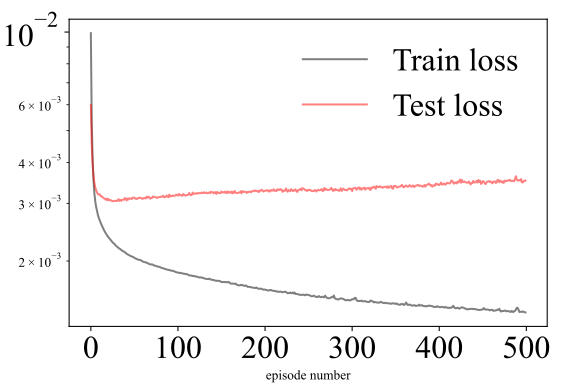

This chart was generated by the following Python code:
# Setup GPU for training (use tensorflow v2.7)
import os
import tensorflow as tf
import pandas as pd
os.environ['CUDA_VISIBLE_DEVICES'] = '0'  # use '-1' for CPU only, use '0' if there is only 1 GPU
                                          # use GPU number for multiple GPUs
config = tf.compat.v1.ConfigProto()
config.gpu_options.allow_growth = True
config.gpu_options.per_process_gpu_memory_fraction = 0.75   ###调整
session = tf.compat.v1.Session(config=config)
tf.compat.v1.keras.backend.set_session
import numpy as np
import gc
import matplotlib
import matplotlib.pyplot as plt
import matplotlib.font_manager as fm
import scipy.io
from tensorflow import keras, transpose
from tensorflow.keras import backend as K
from tensorflow.keras.models import Model
from tensorflow.keras.layers import Dropout, Dense, Input, Concatenate, Reshape
from tensorflow.keras.optimizers import Adam
from tensorflow.compat.v1.keras.layers import  Activation, CuDNNLSTM,  RepeatVector
from sklearn.preprocessing import MinMaxScaler
from tensorflow.keras.models import load_model
import time
import joblib
from keras.models import load_model

# fonts
font = {'family':'Times New Roman'}
matplotlib.rc('font',**font)
matplotlib.rcParams['axes.unicode_minus']=False
plt.rcParams['font.sans-serif']=['Times New Roman']  

# Load data
dataDir = 'D:/temperature prediction/'  # Replace the directory
mat = scipy.io.loadmat(dataDir+'FDS_dataset.mat')
NT=30
X_data = mat['input_tf'][:,:,0:NT]
index_data=mat['input_tf'][:,:,NT]
y_data = mat['target_tf']
geo_data = mat['input_jhe']
acute_data = tf.zeros([160, 4])
train_indices = mat['trainInd'] - 1
test_indices = mat['valInd'] - 1

# Scale data
scaler_X = joblib.load(dataDir+'scaler_Xscheme.save')
scaler_y = joblib.load(dataDir+'scaler_yscheme.save')
scaler_geo = joblib.load(dataDir+'scaler_geoscheme.save')

X_data_flatten = np.reshape(X_data, [X_data.shape[0]*X_data.shape[1], X_data.shape[2]])
X_data_flatten_map = scaler_X.transform(X_data_flatten)
X_data_map = np.reshape(X_data_flatten_map, [X_data.shape[0], X_data.shape[1], X_data.shape[2]])

y_data_flatten = np.reshape(y_data, [y_data.shape[0]*y_data.shape[1], y_data.shape[2]])
y_data_flatten_map = scaler_y.transform(y_data_flatten)
y_data_map = np.reshape(y_data_flatten_map, [y_data.shape[0], y_data.shape[1], y_data.shape[2]])

geo_data_flatten = np.reshape(geo_data, [geo_data.shape[0], geo_data.shape[1]])
geo_data_flatten_map = scaler_geo.transform(geo_data_flatten)
geo_data_map = np.reshape(geo_data_flatten_map, [geo_data.shape[0], geo_data.shape[1]])

X_data_new = X_data_map
y_data_new = np.squeeze(y_data_map)
geo_new = geo_data_map

X_train = X_data_new[0:len(train_indices[0])]
y_train = y_data_new[0:len(train_indices[0])]
index_train=index_data[0:len(train_indices[0])]
X_test = X_data_new[len(train_indices[0]):]
y_test = y_data_new[len(train_indices[0]):]
index_test=index_data[len(train_indices[0]):]
geo_train = geo_new[0:len(train_indices[0])]
geo_test = geo_new[len(train_indices[0]):]

acute_train = acute_data[0:len(train_indices[0])]
acute_test = acute_data[len(train_indices[0]):]
# Unknown data
X_pred = mat['input_pred_tf'][:,:,0:NT]
index_pred=mat['input_pred_tf'][:,:,NT]
y_pred_ref = mat['target_pred_tf']
geo_pred = mat['input_pred_jhe']
acute_pred = tf.zeros([40, 4])

# Scale data
X_pred_flatten = np.reshape(X_pred, [X_pred.shape[0]*X_pred.shape[1], X_pred.shape[2]])
X_pred_flatten_map = scaler_X.transform(X_pred_flatten)
X_pred_map = np.reshape(X_pred_flatten_map, [X_pred.shape[0], X_pred.shape[1], X_pred.shape[2]])

y_pred_ref_flatten = np.reshape(y_pred_ref, [y_pred_ref.shape[0]*y_pred_ref.shape[1], y_pred_ref.shape[2]])
y_pred_ref_flatten_map = scaler_y.transform(y_pred_ref_flatten)
y_pred_ref_map = np.reshape(y_pred_ref_flatten_map, [y_pred_ref.shape[0], y_pred_ref.shape[1], y_pred_ref.shape[2]])

geo_pred_flatten = np.reshape(geo_pred, [geo_pred.shape[0], geo_pred.shape[1]])
geo_pred_flatten_map = scaler_geo.transform(geo_pred_flatten)
geo_pred_map = np.reshape(geo_pred_flatten_map, [geo_pred.shape[0], geo_pred.shape[1]])

X_pred = X_pred_map
y_pred_ref = y_pred_ref_map
y_pred = y_pred_ref
geo_pred = geo_pred_map 
#y_pred = np.reshape(y_pred_ref, [y_pred_ref.shape[0],  y_pred_ref.shape[2]])

data_dim = X_train.shape[2]     # number of input gas temperatures
jhe_dim = geo_train.shape[1]    # number of geometry parameters
timesteps = X_train.shape[1]    # fire exposure time
num_classes = y_train.shape[2]  # number of output fire states
batch_size = 64               

# Delete variables not in use
del X_data_flatten,X_data_flatten_map,y_data_flatten,y_data_flatten_map,X_data_map
del y_data_map,X_pred_flatten,X_pred_flatten_map,X_pred_map,y_pred_ref_flatten,y_pred_ref_flatten_map
del y_pred_ref_map

def create_data_seq(seq1,seq2,seq3,seq4,seq5,windowsize1,windowsize2):
    x=[]
    y=[]
    z=[]
    geo=[]
    index=[]
    L=seq1.shape[1]
    F=seq1.shape[0]
    for j in range(F):
        for i in range(L-windowsize1-windowsize2):
            if (((i+windowsize1-1)>seq4[j,0]) | ((i+windowsize1+windowsize2-2)<seq4[j,0])) & \
                ((i+windowsize1-1>seq4[j,1]) | (i+windowsize1+windowsize2-2<seq4[j,1])) & \
                ((i+windowsize1-1>seq4[j,2]) | (i+windowsize1+windowsize2-2<seq4[j,2])) & \
                ((i+windowsize1-1>seq4[j,3]) | (i+windowsize1+windowsize2-2<seq4[j,3])):
                x_w=np.expand_dims(seq1[j,i:i+windowsize1,:],axis=0)
                y_w=np.expand_dims(seq2[j,i+windowsize1-1,:],axis=0)
                z_w=np.expand_dims(seq1[j,i+windowsize1-1:i+windowsize1+windowsize2,0:30],axis=0)
                geo_w=np.expand_dims(seq3[j],axis=0)
                index_w=np.expand_dims(seq5[j,i:i+windowsize1],axis=0)
                x.extend(x_w)
                y.extend(y_w)
                z.extend(z_w)
                geo.extend(geo_w)
                index.extend(index_w)
    return np.array(x), np.array(y), np.array(z), np.array(geo), np.array(index)

windowsize1=5
windowsize2=5
trainX,trainY,trainZ,trainJ,trainindex=create_data_seq(X_train,y_train,geo_train,acute_train,index_train,windowsize1,windowsize2)
testX, testY, testZ, testJ, testindex =create_data_seq(X_test, y_test, geo_test, acute_test, index_test, windowsize1,windowsize2)
predX, predY, predZ, predJ, predindex =create_data_seq(X_pred, y_pred, geo_pred, acute_pred, index_pred, windowsize1,windowsize2)

def self_loss1(y_true, y_pred):
    loss=[]
    quantiles=[0.05,0.5,0.8,0.95]
    for i,q in enumerate(quantiles):
        error=tf.subtract(y_true,y_pred[:,:,:,i])
        loss_q=tf.reduce_mean(tf.maximum(q*error,(q-1)*error))  
        loss.append(loss_q)
    L=tf.convert_to_tensor(loss)
    totalloss=tf.reduce_mean(L)
    return totalloss 
# Neural Network model

quantiles=[0.05,0.5,0.8,0.95]
adam = Adam(learning_rate=0.0001, decay=0.001)
# Trainfer learning
# Load the pre-trained model
model = load_model(dataDir + 'results/best_model_pretrain.h5', custom_objects={'self_loss1': self_loss1})
for layer in model.layers:
    layer.trainable = False
model.get_layer('Dense2').trainable = True
model.get_layer('Dense3').trainable = True
model.summary()                                          

best_loss = 10
train_loss = []
test_loss = []
history = []
Reg_loss = []
Fen_loss = []
Cla_loss = []
pred_loss = []


def plot_history(history):
    hist = pd.DataFrame(history.history)
    hist['epoch'] = history.epoch
    figsize = 9,6
    figure, ax = plt.subplots(figsize=figsize)
    plt.figure()
    plt.yscale("log")
    plt.xlabel('episode number')
    plt.ylabel('Loss')
    plt.plot(hist['epoch'], hist['loss'], 'k-',label='Train loss',alpha=0.5)
    plt.plot(hist['epoch'], hist['val_loss'],'r-',label='Test loss',alpha=0.5)
    plt.legend(frameon=False,fontsize=24)
    plt.xticks(fontsize=24)
    plt.yticks(fontsize=24)
    ax.tick_params(axis='both', which='major', tickdir='in', length=5)
    ax.tick_params(axis='both', which='minor', tickdir='in', length=3)
    plt.margins(0.05)
    plt.subplots_adjust(top=0.95,bottom=0.15,left=0.12,right=0.95,hspace=0,wspace=0)
    plt.savefig(r'results\transfer learning.svg')
    plt.show()

# Training
with tf.device('/device:GPU:0'):
    start = time.time()
    call1=tf.keras.callbacks.ModelCheckpoint(filepath=dataDir + 'results/best_model_trainfer.h5', monitor='val_loss', save_best_only=True, mode='min', verbose=1, save_freq="epoch"),    
    trainY_Reg = trainY[:,0:2]
    trainY_Fen = trainY[:,2:3]
    testY_Reg = testY[:,0:2]
    testY_Fen = testY[:,2:3]

    history=model.fit([trainX, trainindex, trainJ], [trainY_Reg, trainY_Fen, trainZ],
              batch_size=batch_size,
              validation_data=([testX, testindex, testJ], [testY_Reg, testY_Fen, testZ]),
              shuffle=True,
              use_multiprocessing=True,
              callbacks=[call1],
              workers=12,     
              epochs=500) 
                                  
    end = time.time()
    running_time = (end - start)/3600
    print('Running Time: ', running_time, ' hour')
plot_history(history)
plt.close()